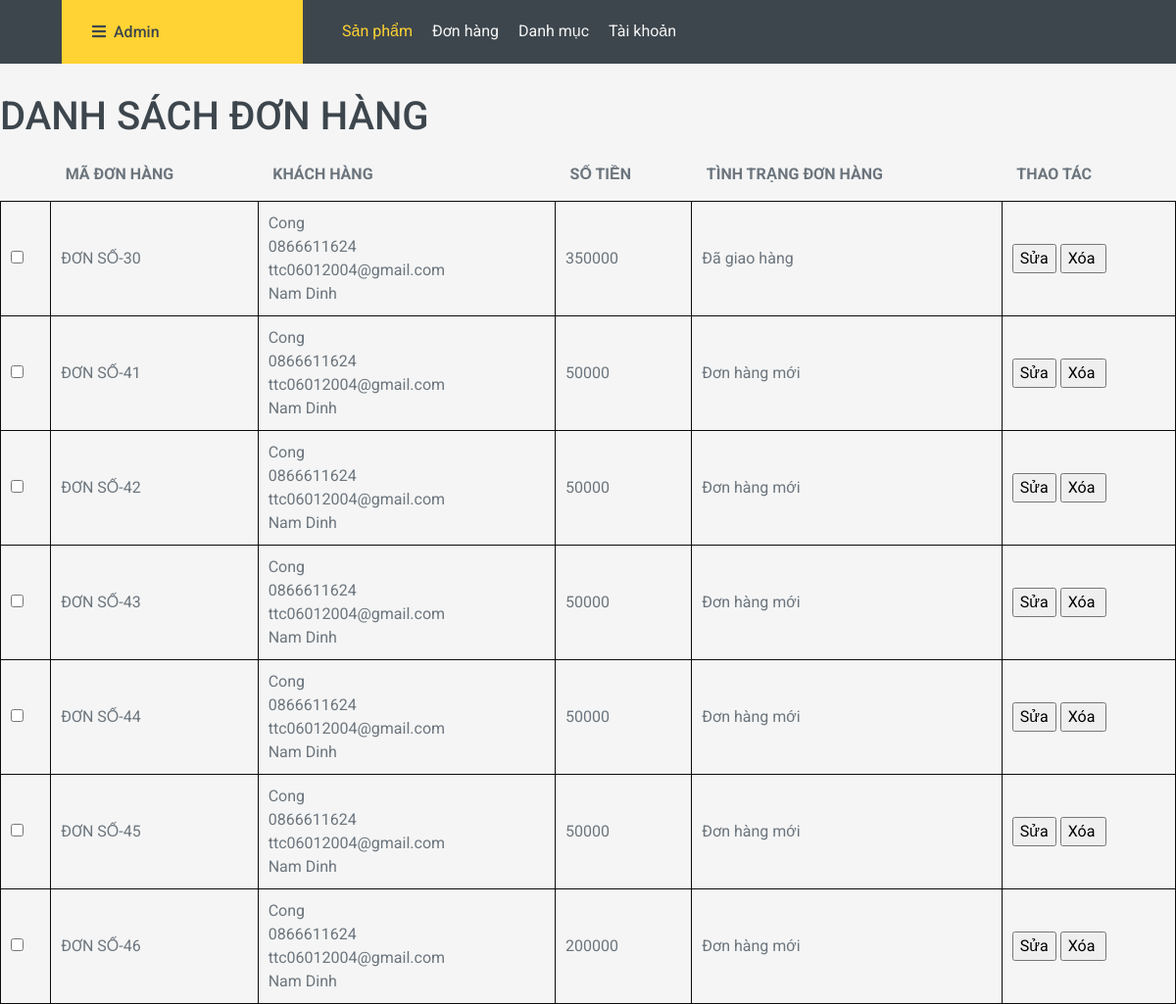
/admin/index.php?act=listbill, run on the app's committed database.
### tables this page shows
CREATE TABLE `tbl_order` (
  `id_order` int(11) NOT NULL,
  `id_user` int(11) NOT NULL,
  `hoten` varchar(250) NOT NULL,
  `sdt` varchar(255) NOT NULL,
  `email` varchar(250) NOT NULL,
  `diachi` varchar(250) NOT NULL,
  `tongtien` int(11) NOT NULL,
  `pttt` tinyint(4) NOT NULL COMMENT '1.Thanh toán trực tiếp\r\n2.Chuyển khoản',
  `ngaydathang` datetime NOT NULL,
  `trangthai` tinyint(4) NOT NULL COMMENT '0: Đơn hàng mới\r\n1.Đang xử lý\r\n2.Đang giao hàng\r\n3.Đã giao hàng'
);

### model/pdo.php (called while the page is built, shortened)
<?php
function pdo_get_connection(){
    $servername = "localhost";
    $username = "root";
    $password = "";
    try {
        $conn = new PDO("mysql:host=$servername;dbname=du_an_01", $username, $password);
        $conn->setAttribute(PDO::ATTR_ERRMODE, PDO::ERRMODE_EXCEPTION);
        return $conn;
    } catch(PDOException $e) {
        echo "Connection failed: " . $e->getMessage();
    }
}
function pdo_query($sql){
    $sql_args=array_slice(func_get_args(),1);
    try{
        $conn=pdo_get_connection();
        $stmt=$conn->prepare($sql);
        $stmt->execute($sql_args);
        $rows=$stmt->fetchAll();
        return $rows;
    }
    catch(PDOException $e){
        throw $e;
    }
    finally{
        unset($conn);
    }
}
?>

### model/order.php (called while the page is built, shortened)
<?php
function loadall_bill($user_id) {
    $sql = "SELECT * FROM tbl_order WHERE 1";
    $sql .= " order by id_user desc";
    $listbill = pdo_query($sql);
    return $listbill;
}
function get_ttdh($n){
    switch ($n){
        case '0':
            $tt ="Đơn hàng mới";
            break;
        case '3':
            $tt = "Đã giao hàng";
            break;
    }
    return $tt;
}
?>

### admin/bill/listbill.php (the view, shortened to what this page needs)
<div class="row2">
    <div class="row2 font_title">
        <h1>DANH SÁCH ĐƠN HÀNG</h1>
    </div>
    <div class="row2 form_content ">
        <form action="#" method="POST">
            <div class="row2 mb10 formds_loai">
                <table>
                    <tr>
                        <th></th>
                        <th>MÃ ĐƠN HÀNG</th>
                        <th>KHÁCH HÀNG</th>
                        <th>SỐ TIỀN</th>
                        <th>TÌNH TRẠNG ĐƠN HÀNG</th>
                        <th>THAO TÁC</th>
                    </tr>
                    <?php
                         foreach($listbill as $bill)
                         {
                            extract($bill);
                            $suabill =  "index.php?act=suabill&idbill=" . $bill['id_order'];
                            $xoabill = "index.php?act=xoabill&idbill=" . $bill['id_order'];
                            $kh = $bill["hoten"].'
                            <br> '.$bill["sdt"].'
                            <br> '.$bill["email"].'
                            <br> '.$bill["diachi"];
                            $ttdh = get_ttdh($bill['trangthai']);
                            echo '
                            <tr>
                            <td><input type="checkbox" name="" id=""></td>
                            <td>ĐƠN SỐ-'.$bill['id_order'].'</td>
                            <td>'.$kh.'</td>
                            <td>'.$bill['tongtien'].'</td>
                            <td>'.$ttdh.'</td>
                            <td>
                                <a href="' . $suabill . '"><input type="button" value="Sửa"> </a>
                                <a href="' . $xoabill .'"><input type ="button" value="Xóa " onclick="return confirm(\'Bạn có chắc chắn muốn xóa\')"></a>
                            </td>
                            </tr>
                            ';
                         }
                    ?>
                </table>
            </div>
        </form>
    </div>
</div>

### admin/bill/listbill.php (style rules this page uses)
table th { padding: 15px; }

### data on the page
tbl_order: id_order "30", hoten "Cong", sdt "0866611624", email "ttc06012004@gmail.com", diachi "Nam Dinh", tongtien "350000", trangthai "Đã giao hàng"
tbl_order: id_order "41", hoten "Cong", sdt "0866611624", email "ttc06012004@gmail.com", diachi "Nam Dinh", tongtien "50000", trangthai "Đơn hàng mới"
tbl_order: id_order "42", hoten "Cong", sdt "0866611624", email "ttc06012004@gmail.com", diachi "Nam Dinh", tongtien "50000", trangthai "Đơn hàng mới"
tbl_order: id_order "43", hoten "Cong", sdt "0866611624", email "ttc06012004@gmail.com", diachi "Nam Dinh", tongtien "50000", trangthai "Đơn hàng mới"
tbl_order: id_order "44", hoten "Cong", sdt "0866611624", email "ttc06012004@gmail.com", diachi "Nam Dinh", tongtien "50000", trangthai "Đơn hàng mới"
tbl_order: id_order "45", hoten "Cong", sdt "0866611624", email "ttc06012004@gmail.com", diachi "Nam Dinh", tongtien "50000", trangthai "Đơn hàng mới"
tbl_order: id_order "46", hoten "Cong", sdt "0866611624", email "ttc06012004@gmail.com", diachi "Nam Dinh", tongtien "200000", trangthai "Đơn hàng mới"
